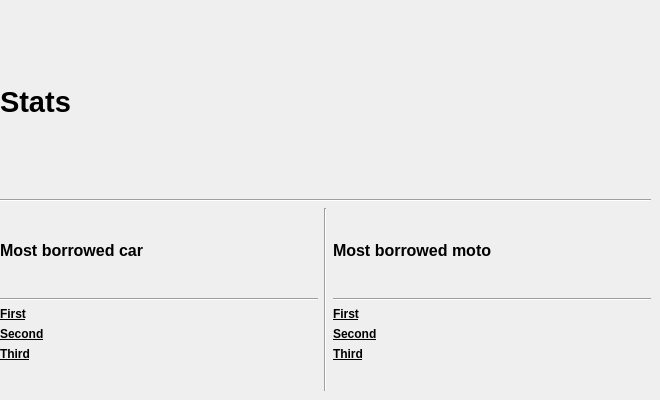
    <widget class="QWidget" name="page_2">
     <widget class="QWidget" name="verticalLayoutWidget_8">
      <property name="geometry">
       <rect>
        <x>0</x>
        <y>10</y>
        <width>651</width>
        <height>381</height>
       </rect>
      </property>
      <layout class="QVBoxLayout" name="verticalLayout_10">
       <item>
        <widget class="QLabel" name="label_55">
         <property name="font">
          <font>
           <pointsize>22</pointsize>
           <weight>75</weight>
           <bold>true</bold>
          </font>
         </property>
         <property name="text">
          <string>Stats</string>
         </property>
        </widget>
       </item>
       <item>
        <widget class="Line" name="line_25">
         <property name="orientation">
          <enum>Qt::Horizontal</enum>
         </property>
        </widget>
       </item>
       <item>
        <layout class="QHBoxLayout" name="horizontalLayout_9">
         <item>
          <layout class="QVBoxLayout" name="verticalLayout_13">
           <item>
            <widget class="QLabel" name="label_57">
             <property name="font">
              <font>
               <pointsize>12</pointsize>
               <weight>75</weight>
               <bold>true</bold>
              </font>
             </property>
             <property name="text">
              <string>Most borrowed car</string>
             </property>
            </widget>
           </item>
           <item>
            <widget class="Line" name="line_28">
             <property name="orientation">
              <enum>Qt::Horizontal</enum>
             </property>
            </widget>
           </item>
           <item>
            <layout class="QFormLayout" name="formLayout_13">
             <property name="fieldGrowthPolicy">
              <enum>QFormLayout::AllNonFixedFieldsGrow</enum>
             </property>
             <item row="0" column="0">
              <widget class="QLabel" name="label_63">
               <property name="font">
                <font>
                 <weight>75</weight>
                 <bold>true</bold>
                 <underline>true</underline>
                </font>
               </property>
               <property name="text">
                <string>First</string>
               </property>
              </widget>
             </item>
             <item row="0" column="1">
              <widget class="QLabel" name="label_stats_car_1">
               <property name="text">
                <string/>
               </property>
              </widget>
             </item>
             <item row="1" column="0">
              <widget class="QLabel" name="label_71">
               <property name="font">
                <font>
                 <weight>75</weight>
                 <bold>true</bold>
                 <underline>true</underline>
                </font>
               </property>
               <property name="text">
                <string>Second</string>
               </property>
              </widget>
             </item>
             <item row="1" column="1">
              <widget class="QLabel" name="label_stats_car_2">
               <property name="text">
                <string/>
               </property>
              </widget>
             </item>
             <item row="2" column="0">
              <widget class="QLabel" name="label_75">
               <property name="font">
                <font>
                 <weight>75</weight>
                 <bold>true</bold>
                 <underline>true</underline>
                </font>
               </property>
               <property name="text">
                <string>Third</string>
               </property>
              </widget>
             </item>
             <item row="2" column="1">
              <widget class="QLabel" name="label_stats_car_3">
               <property name="text">
                <string/>
               </property>
              </widget>
             </item>
            </layout>
           </item>
          </layout>
         </item>
         <item>
          <widget class="Line" name="line_26">
           <property name="orientation">
            <enum>Qt::Vertical</enum>
           </property>
          </widget>
         </item>
         <item>
          <layout class="QVBoxLayout" name="verticalLayout_14">
           <item>
            <widget class="QLabel" name="label_59">
             <property name="font">
              <font>
               <pointsize>12</pointsize>
               <weight>75</weight>
               <bold>true</bold>
              </font>
             </property>
             <property name="text">
              <string>Most borrowed moto</string>
             </property>
            </widget>
           </item>
           <item>
            <widget class="Line" name="line_29">
             <property name="orientation">
              <enum>Qt::Horizontal</enum>
             </property>
            </widget>
           </item>
           <item>
            <layout class="QFormLayout" name="formLayout_15">
             <item row="0" column="0">
              <widget class="QLabel" name="label_67">
               <property name="font">
                <font>
                 <weight>75</weight>
                 <bold>true</bold>
                 <underline>true</underline>
                </font>
               </property>
               <property name="text">
                <string>First</string>
               </property>
              </widget>
             </item>
             <item row="0" column="1">
              <widget class="QLabel" name="label_stats_moto_1">
               <property name="text">
                <string/>
               </property>
              </widget>
             </item>
             <item row="1" column="0">
              <widget class="QLabel" name="label_79">
               <property name="font">
                <font>
                 <weight>75</weight>
                 <bold>true</bold>
                 <underline>true</underline>
                </font>
               </property>
               <property name="text">
                <string>Second</string>
               </property>
              </widget>
             </item>
             <item row="1" column="1">
              <widget class="QLabel" name="label_stats_moto_2">
               <property name="text">
                <string/>
               </property>
              </widget>
             </item>
             <item row="2" column="0">
              <widget class="QLabel" name="label_82">
               <property name="font">
                <font>
                 <weight>75</weight>
                 <bold>true</bold>
                 <underline>true</underline>
                </font>
               </property>
               <property name="text">
                <string>Third</string>
               </property>
              </widget>
             </item>
             <item row="2" column="1">
              <widget class="QLabel" name="label_stats_moto_3">
               <property name="text">
                <string/>
               </property>
              </widget>
             </item>
            </layout>
           </item>
          </layout>
         </item>
        </layout>
       </item>
      </layout>
     </widget>
    </widget>
